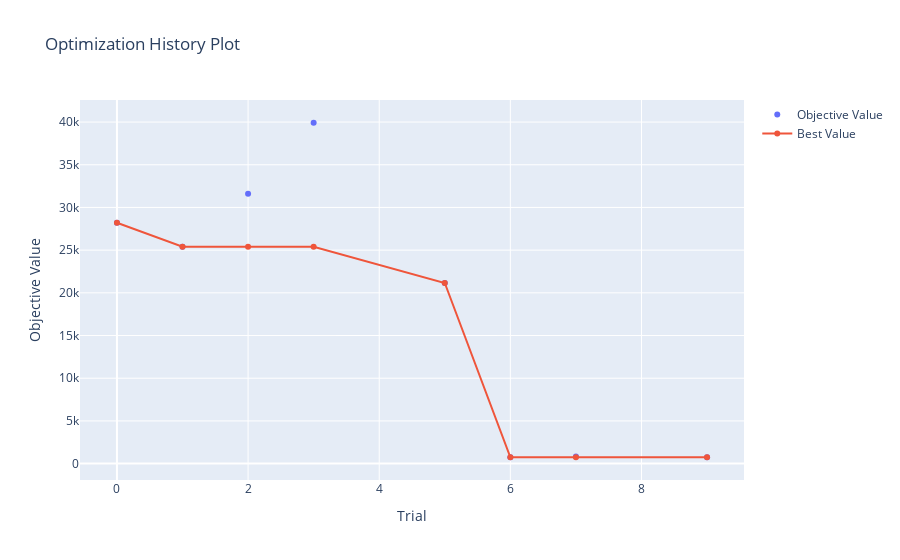

Notebook cell for this chart:
### Code cell
plot_optimization_history(nn_study)

### Figure 1 — Plotly figure (JSON) as saved in the notebook; plotly's stock layout.template omitted (floating-point values rounded to 4 significant figures)
{"data": [{"mode": "markers", "name": "Objective Value", "type": "scatter", "x": [0, 1, 2, 3, 5, 6, 7, 9], "y": [28210.0, 25400.0, 31590.0, 39920.0, 21150.0, 745.1, 845.1, 747.4]}, {"name": "Best Value", "type": "scatter", "x": [0, 1, 2, 3, 5, 6, 7, 9], "y": [28210.0, 25400.0, 25400.0, 25400.0, 21150.0, 745.1, 745.1, 745.1]}], "layout": {"title": {"text": "Optimization History Plot"}, "xaxis": {"title": {"text": "Trial"}}, "yaxis": {"title": {"text": "Objective Value"}}}}
